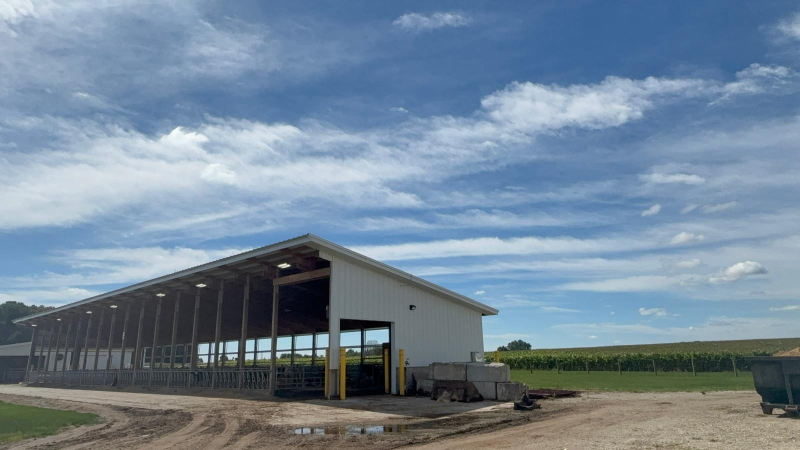
#> input picture frontend/src/assets/WhatsApp Image 2026-09-23 at 14.25.22.jpeg, 1600 x 900 px (shown at 1/2 size)
$ python -i detection.py   (imports and definitions only)   (older library calls are emulated)
#> lines starting #> are read from the running program, lines starting #| are printed output that depends on the picture; after the words box and inside, x2 and y2 are one past the last pixel; in counts of white or black regions, pixels touching at a corner belong together
#> further down, picture is the input picture: shape (900, 1600, 3); mean B, G, R 152.5, 134.5, 115.2
import cv2
import numpy as np
import math
import os
import time

FRAME_SKIP                    = 1
RESIZE_FACTOR                 = 0.8
MIN_BIRD_AREA                 = 15
MAX_BIRD_AREA                 = 800
MIN_ASPECT_RATIO              = 0.4
MAX_ASPECT_RATIO              = 3.0
MIN_BIRD_SOLIDITY             = 0.6
MOTION_THRESHOLD              = 10
MIN_MOTION_PIXELS             = 5
MAX_STATIONARY_FRAMES         = 10
MIN_MOVEMENT_DISTANCE         = 15
MIN_FLIGHT_DURATION           = 3
MAX_MATCHING_DISTANCE         = 80
MIN_BIRD_SPEED                = 3
MAX_BIRD_SPEED                = 100
DIRECTIONAL_CHANGE_THRESHOLD  = 0.7
ROI_UPDATE_INTERVAL           = 12
ROI_SMOOTHING_FACTOR          = 0.5
INITIAL_ROI_BOTTOM_PERCENTAGE = 60
CLOUD_TEXTURE_THRESHOLD       = 20
TEXTURE_NEIGHBORHOOD          = 7


def calculate_object_solidity(contour):
    area = cv2.contourArea(contour)
    hull = cv2.convexHull(contour)
    hull_area = cv2.contourArea(hull)
    return float(area) / hull_area if hull_area > 0 else 0.0


# [56 lines left out: functions analyze_and_set_roi, is_sky_color, not called in this run]


def is_likely_cloud(frame, bbox):
    x, y, w, h = bbox
    if w < 10 or h < 10:
        return False
    fh, fw = frame.shape[:2]
    x = max(0, x)
    y = max(0, y)
    x2 = min(fw, x + w)
    y2 = min(fh, y + h)
    if x2 <= x or y2 <= y:
        return False
    region = frame[y:y2, x:x2]
    if region.size == 0:
        return False
    gray_r = cv2.cvtColor(region, cv2.COLOR_BGR2GRAY)
    k = np.ones((TEXTURE_NEIGHBORHOOD, TEXTURE_NEIGHBORHOOD), np.float32) / (TEXTURE_NEIGHBORHOOD ** 2)
    gf = gray_r.astype(np.float32)
    local_mean = cv2.filter2D(gf, -1, k)
    local_sqr_mean = cv2.filter2D(gf ** 2, -1, k)
    variance = np.clip(local_sqr_mean - local_mean ** 2, 0, None)
    avg_texture = np.mean(np.sqrt(variance))
    hsv_r = cv2.cvtColor(region, cv2.COLOR_BGR2HSV)
    color_std = np.std(hsv_r[:, :, 1])
    edges = cv2.Canny(gray_r, 50, 150)
    edge_density = np.count_nonzero(edges) / max(1, gray_r.size)
    return avg_texture < CLOUD_TEXTURE_THRESHOLD and color_std < 25 and edge_density < 0.05


def detect_birds_in_frame(frame, frame_height=None, detection_boundary=None, threshold=None):
    if frame_height is None:
        frame_height = frame.shape[0]
#> frame_height = 900
    if detection_boundary is None:
        detection_boundary = int(frame_height * INITIAL_ROI_BOTTOM_PERCENTAGE / 100)
#> detection_boundary = 540

    roi = frame[:detection_boundary, :]
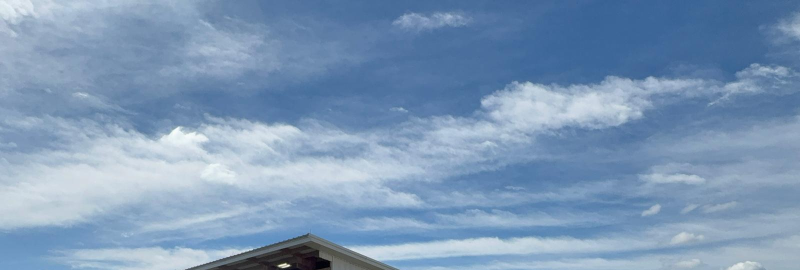
#> roi: shape (540, 1600, 3) (shown at 1/2 size); mean B, G, R 183.7, 153, 125.1
    gray = cv2.cvtColor(roi, cv2.COLOR_BGR2GRAY)
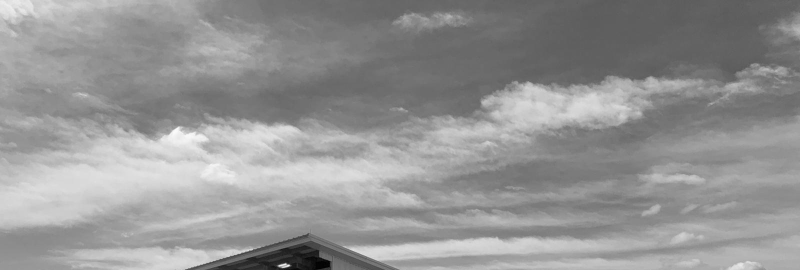
#> gray: shape (540, 1600) (shown at 1/2 size); min 0, max 254, mean 148.1
    blurred = cv2.GaussianBlur(gray, (5, 5), 0)

    if threshold is not None:
        _, thresh = cv2.threshold(blurred, threshold, 255, cv2.THRESH_BINARY_INV)
    else:
        thresh = cv2.adaptiveThreshold(
            blurred, 255,
            cv2.ADAPTIVE_THRESH_GAUSSIAN_C,
            cv2.THRESH_BINARY_INV,
            11, 2,
        )
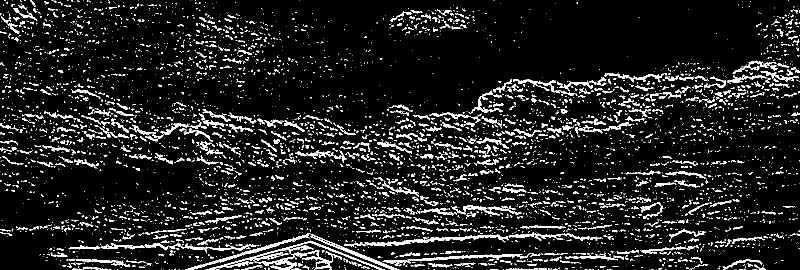
#> thresh: shape (540, 1600) (shown at 1/2 size); 9.7% white; 5228 white regions (4408 under 20 px)

    contours, _ = cv2.findContours(thresh, cv2.RETR_EXTERNAL, cv2.CHAIN_APPROX_SIMPLE)
#> contours = 5228 contours, 4744 with area under 20; largest, box (x1, y1, x2, y2) and area: (370, 466, 799, 540) 1834, (411, 481, 769, 540) 1406, (507, 500, 684, 540) 1371, (729, 469, 1017, 493) 1279, (765, 508, 1057, 533) 996

    detections = []
    for contour in contours:
        area = cv2.contourArea(contour)
        if not (MIN_BIRD_AREA < area < MAX_BIRD_AREA):
            continue
        x, y, w, h = cv2.boundingRect(contour)
        aspect_ratio = w / h if h > 0 else 0
        if not (MIN_ASPECT_RATIO < aspect_ratio < MAX_ASPECT_RATIO):
            continue
        if calculate_object_solidity(contour) < MIN_BIRD_SOLIDITY:
            continue
        if is_likely_cloud(roi, (x, y, w, h)):
            continue
        detections.append({
            'bbox': (x, y, w, h),
            'center': (x + w // 2, y + h // 2),
            'area': area,
            'aspect_ratio': aspect_ratio,
            'confidence': min(1.0, area / 100.0),
        })
#> this loop made 5228 passes
#> aspect_ratio on passes 43, 47, 52: 17.67, 6.67, 4.25
#> after the loop, detections = 179 items

    return detections, gray


# [51 lines left out: function detect_moving_birds, not called in this run]


class ImprovedBirdTracker:
    # [77 lines left out: functions __init__, update_tracks, is_flying_improved, not called in this run]

    def get_unique_flying_birds_count(self):
        return len(self.confirmed_flying_birds)

    def get_currently_active_birds(self):
        return len(self.confirmed_flying_birds & self.tracks.keys())


# [105 lines left out: function process_video_with_unique_bird_counting, not called in this run]

>>> import cv2
>>> picture = cv2.imread('frontend/src/assets/WhatsApp Image 2026-09-23 at 14.25.22.jpeg')
>>> result = detect_birds_in_frame(picture)

$ run again, on frontend/src/assets/east.jpeg
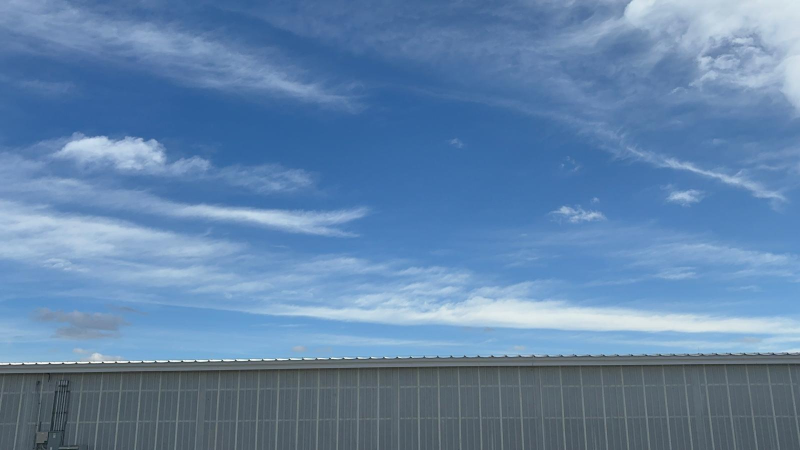
#> input picture frontend/src/assets/east.jpeg, 1600 x 900 px (shown at 1/2 size)
#> picture is the input picture: shape (900, 1600, 3); mean B, G, R 169.3, 132, 97.9
#> in detect_birds_in_frame, `gray = cv2.cvtColor(roi, cv2.COLOR_BGR2GRAY)`:
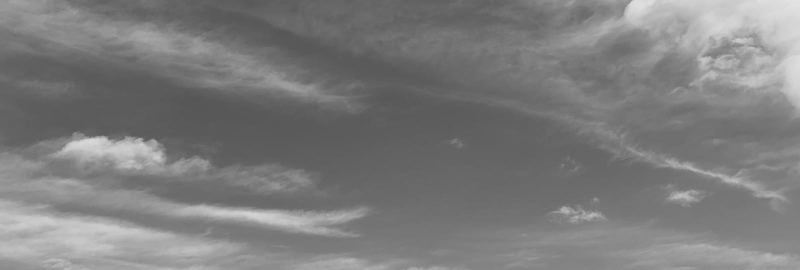
#> gray: shape (540, 1600) (shown at 1/2 size); min 85, max 227, mean 124.3
#> in detect_birds_in_frame, `thresh = cv2.adaptiveThreshold( blurred, 255, cv2.ADAPTIVE_THRESH_GAUS..`:
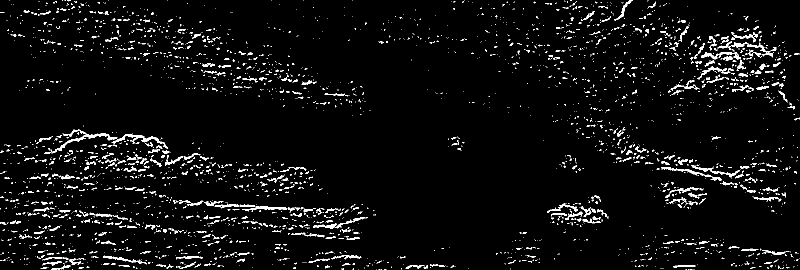
#> thresh: shape (540, 1600) (shown at 1/2 size); 4.2% white in thin lines or dots
#> contours = 3157 contours, 2939 with area under 20; largest, box (x1, y1, x2, y2) and area: (103, 259, 235, 308) 598, (223, 269, 336, 298) 446, (1322, 334, 1443, 362) 334, (1382, 330, 1481, 355) 290, (484, 412, 575, 423) 280
#> the loop in detect_birds_in_frame, `for contour in contours:` made 3157 passes
#> contour on passes 1 to 3: [[1387, 539], [1388, 539]], [[1385, 539]], [[1376, 539], [1377, 539]]
#> after the loop in detect_birds_in_frame, `for contour in contours:`: detections = 86 items

$ run again, on frontend/src/assets/north.jpeg
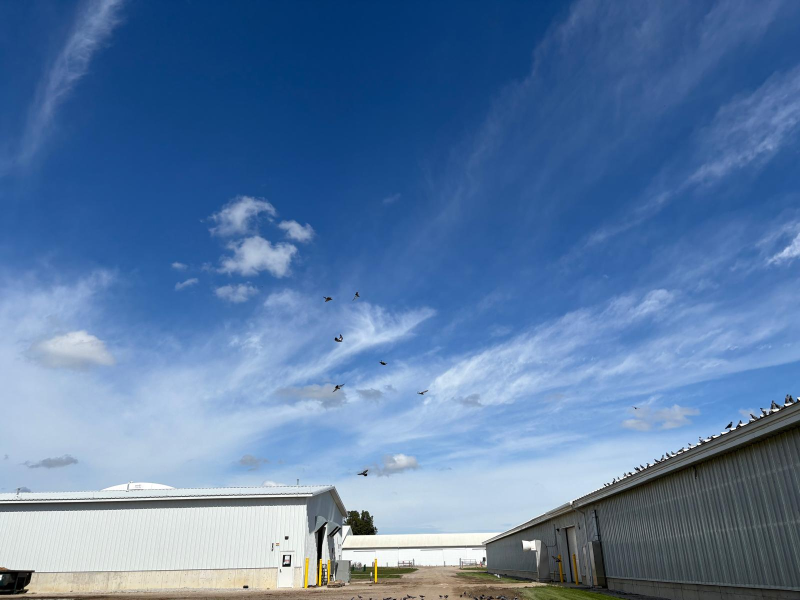
#> input picture frontend/src/assets/north.jpeg, 1600 x 1200 px (shown at 1/2 size)
#> picture is the input picture: shape (1200, 1600, 3); mean B, G, R 164.8, 123.1, 90.1
#> in detect_birds_in_frame, `gray = cv2.cvtColor(roi, cv2.COLOR_BGR2GRAY)`:
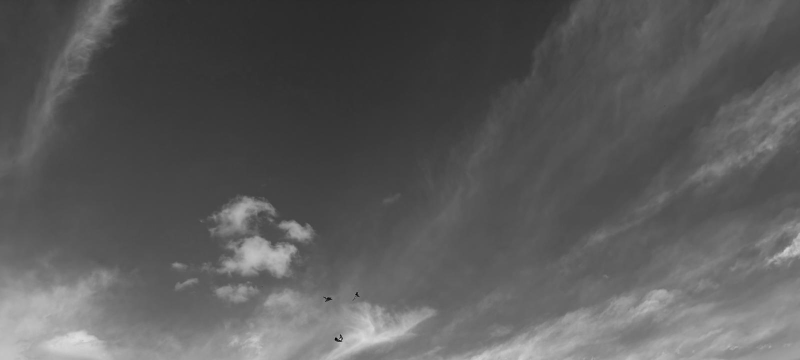
#> gray: shape (720, 1600) (shown at 1/2 size); min 1, max 249, mean 90.4
#> in detect_birds_in_frame, `thresh = cv2.adaptiveThreshold( blurred, 255, cv2.ADAPTIVE_THRESH_GAUS..`:
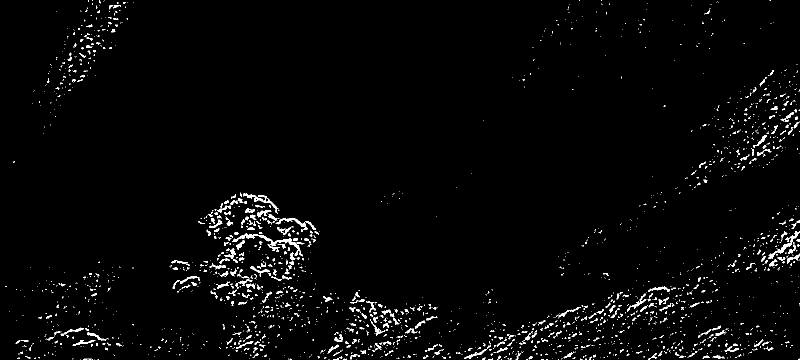
#> thresh: shape (720, 1600) (shown at 1/2 size); 2.2% white in thin lines or dots
#> contours = 2202 contours, 2026 with area under 20; largest, box (x1, y1, x2, y2) and area: (465, 467, 601, 512) 626, (486, 386, 557, 428) 362, (1537, 462, 1600, 518) 360, (551, 436, 615, 464) 274, (449, 497, 476, 526) 164
#> the loop in detect_birds_in_frame, `for contour in contours:` made 2202 passes
#> contour on passes 1 to 3: [[1320, 719]], [[1116, 719], [1117, 719]], [[1002, 719], [1003, 719]]
#> after the loop in detect_birds_in_frame, `for contour in contours:`: detections = 97 items
